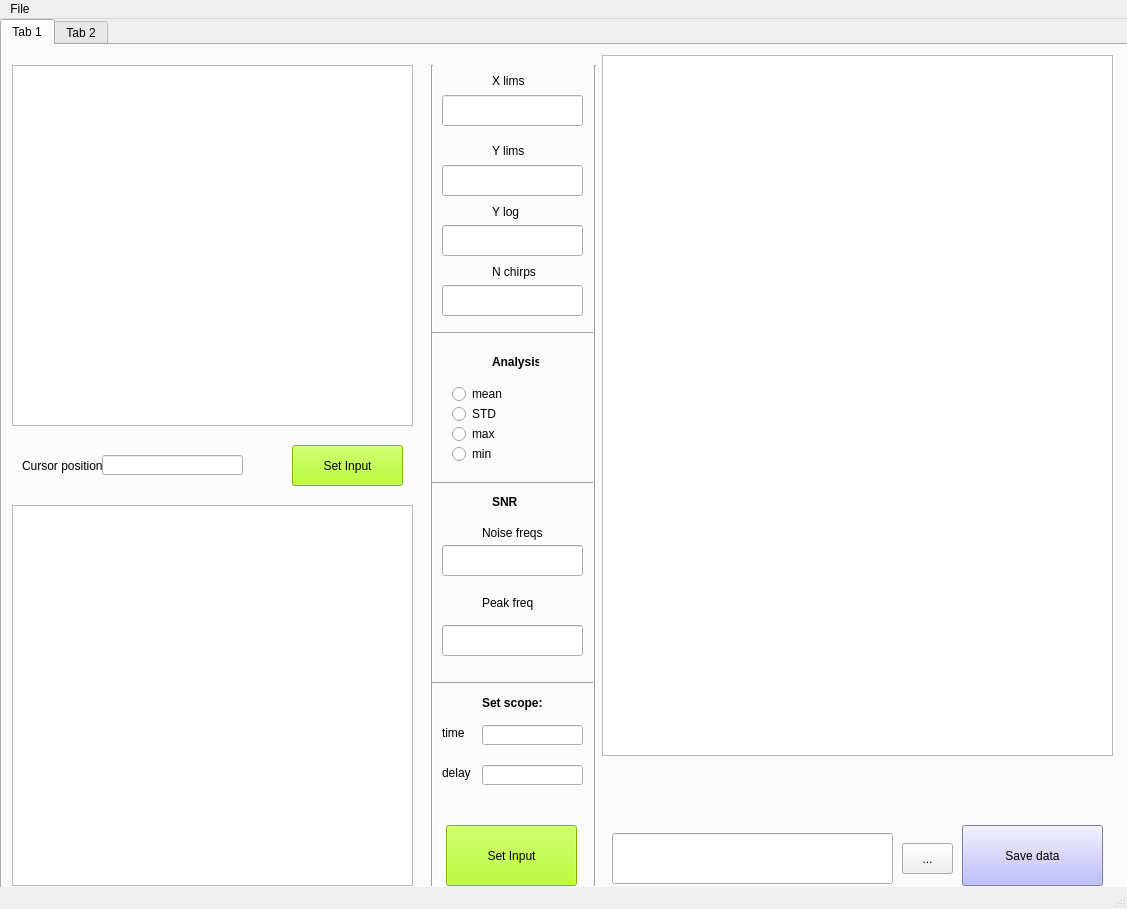
<?xml version="1.0" encoding="UTF-8"?>
<ui version="4.0">
 <class>MainWindow</class>
 <widget class="QMainWindow" name="MainWindow">
  <property name="geometry">
   <rect>
    <x>0</x>
    <y>0</y>
    <width>1127</width>
    <height>909</height>
   </rect>
  </property>
  <property name="windowTitle">
   <string>MainWindow</string>
  </property>
  <widget class="QWidget" name="centralwidget">
   <widget class="QTabWidget" name="tabWidget">
    <property name="geometry">
     <rect>
      <x>0</x>
      <y>0</y>
      <width>1131</width>
      <height>881</height>
     </rect>
    </property>
    <property name="currentIndex">
     <number>0</number>
    </property>
    <widget class="QWidget" name="tab">
     <attribute name="title">
      <string>Tab 1</string>
     </attribute>
     <widget class="QGraphicsView" name="graphicsView_5">
      <property name="geometry">
       <rect>
        <x>10</x>
        <y>20</y>
        <width>401</width>
        <height>361</height>
       </rect>
      </property>
     </widget>
     <widget class="QLabel" name="label_cursor">
      <property name="geometry">
       <rect>
        <x>20</x>
        <y>410</y>
        <width>81</width>
        <height>21</height>
       </rect>
      </property>
      <property name="text">
       <string>Cursor position</string>
      </property>
     </widget>
     <widget class="QLineEdit" name="cursor">
      <property name="geometry">
       <rect>
        <x>100</x>
        <y>410</y>
        <width>141</width>
        <height>20</height>
       </rect>
      </property>
     </widget>
     <widget class="QPushButton" name="pushButton_5">
      <property name="geometry">
       <rect>
        <x>290</x>
        <y>400</y>
        <width>111</width>
        <height>41</height>
       </rect>
      </property>
      <property name="styleSheet">
       <string notr="true">background-color: rgb(170, 255, 0);</string>
      </property>
      <property name="text">
       <string>Set Input</string>
      </property>
     </widget>
     <widget class="QGraphicsView" name="graphicsView_6">
      <property name="geometry">
       <rect>
        <x>10</x>
        <y>460</y>
        <width>401</width>
        <height>381</height>
       </rect>
      </property>
     </widget>
     <widget class="Line" name="line_2">
      <property name="geometry">
       <rect>
        <x>420</x>
        <y>20</y>
        <width>20</width>
        <height>821</height>
       </rect>
      </property>
      <property name="orientation">
       <enum>Qt::Vertical</enum>
      </property>
     </widget>
     <widget class="QLabel" name="label_X_lims">
      <property name="geometry">
       <rect>
        <x>490</x>
        <y>20</y>
        <width>41</width>
        <height>31</height>
       </rect>
      </property>
      <property name="text">
       <string>X lims</string>
      </property>
     </widget>
     <widget class="QLineEdit" name="X_lims">
      <property name="geometry">
       <rect>
        <x>440</x>
        <y>50</y>
        <width>141</width>
        <height>31</height>
       </rect>
      </property>
     </widget>
     <widget class="QLabel" name="label_Y_lims">
      <property name="geometry">
       <rect>
        <x>490</x>
        <y>90</y>
        <width>41</width>
        <height>31</height>
       </rect>
      </property>
      <property name="text">
       <string>Y lims</string>
      </property>
     </widget>
     <widget class="QLineEdit" name="Y_lims">
      <property name="geometry">
       <rect>
        <x>440</x>
        <y>120</y>
        <width>141</width>
        <height>31</height>
       </rect>
      </property>
     </widget>
     <widget class="QLabel" name="label_N_chirps">
      <property name="geometry">
       <rect>
        <x>490</x>
        <y>220</y>
        <width>47</width>
        <height>14</height>
       </rect>
      </property>
      <property name="text">
       <string>N chirps</string>
      </property>
     </widget>
     <widget class="QLineEdit" name="N_chirps">
      <property name="geometry">
       <rect>
        <x>440</x>
        <y>240</y>
        <width>141</width>
        <height>31</height>
       </rect>
      </property>
     </widget>
     <widget class="Line" name="line_3">
      <property name="geometry">
       <rect>
        <x>430</x>
        <y>280</y>
        <width>161</width>
        <height>16</height>
       </rect>
      </property>
      <property name="orientation">
       <enum>Qt::Horizontal</enum>
      </property>
     </widget>
     <widget class="QLabel" name="label_Analisis">
      <property name="geometry">
       <rect>
        <x>490</x>
        <y>310</y>
        <width>47</width>
        <height>14</height>
       </rect>
      </property>
      <property name="font">
       <font>
        <pointsize>9</pointsize>
        <weight>75</weight>
        <bold>true</bold>
       </font>
      </property>
      <property name="text">
       <string>Analysis:</string>
      </property>
     </widget>
     <widget class="QRadioButton" name="radioButton_mean">
      <property name="geometry">
       <rect>
        <x>450</x>
        <y>340</y>
        <width>74</width>
        <height>18</height>
       </rect>
      </property>
      <property name="text">
       <string>mean</string>
      </property>
     </widget>
     <widget class="QRadioButton" name="radioButton_STD">
      <property name="geometry">
       <rect>
        <x>450</x>
        <y>360</y>
        <width>74</width>
        <height>18</height>
       </rect>
      </property>
      <property name="text">
       <string>STD</string>
      </property>
     </widget>
     <widget class="QRadioButton" name="radioButton_max">
      <property name="geometry">
       <rect>
        <x>450</x>
        <y>380</y>
        <width>74</width>
        <height>18</height>
       </rect>
      </property>
      <property name="text">
       <string>max</string>
      </property>
     </widget>
     <widget class="QRadioButton" name="radioButton_min">
      <property name="geometry">
       <rect>
        <x>450</x>
        <y>400</y>
        <width>74</width>
        <height>18</height>
       </rect>
      </property>
      <property name="text">
       <string>min</string>
      </property>
     </widget>
     <widget class="Line" name="line_4">
      <property name="geometry">
       <rect>
        <x>430</x>
        <y>430</y>
        <width>161</width>
        <height>16</height>
       </rect>
      </property>
      <property name="orientation">
       <enum>Qt::Horizontal</enum>
      </property>
     </widget>
     <widget class="QLabel" name="label_SNR">
      <property name="geometry">
       <rect>
        <x>490</x>
        <y>450</y>
        <width>47</width>
        <height>14</height>
       </rect>
      </property>
      <property name="font">
       <font>
        <pointsize>9</pointsize>
        <weight>75</weight>
        <bold>true</bold>
       </font>
      </property>
      <property name="text">
       <string>SNR</string>
      </property>
     </widget>
     <widget class="QLabel" name="label_noiise">
      <property name="geometry">
       <rect>
        <x>480</x>
        <y>480</y>
        <width>61</width>
        <height>16</height>
       </rect>
      </property>
      <property name="text">
       <string>Noise freqs</string>
      </property>
     </widget>
     <widget class="QLineEdit" name="noiise">
      <property name="geometry">
       <rect>
        <x>440</x>
        <y>500</y>
        <width>141</width>
        <height>31</height>
       </rect>
      </property>
     </widget>
     <widget class="QLabel" name="label_peak">
      <property name="geometry">
       <rect>
        <x>480</x>
        <y>550</y>
        <width>51</width>
        <height>16</height>
       </rect>
      </property>
      <property name="text">
       <string>Peak freqs</string>
      </property>
     </widget>
     <widget class="QLineEdit" name="peak">
      <property name="geometry">
       <rect>
        <x>440</x>
        <y>580</y>
        <width>141</width>
        <height>31</height>
       </rect>
      </property>
     </widget>
     <widget class="Line" name="line_5">
      <property name="geometry">
       <rect>
        <x>430</x>
        <y>630</y>
        <width>161</width>
        <height>16</height>
       </rect>
      </property>
      <property name="orientation">
       <enum>Qt::Horizontal</enum>
      </property>
     </widget>
     <widget class="Line" name="line_6">
      <property name="geometry">
       <rect>
        <x>583</x>
        <y>20</y>
        <width>20</width>
        <height>821</height>
       </rect>
      </property>
      <property name="orientation">
       <enum>Qt::Vertical</enum>
      </property>
     </widget>
     <widget class="QPushButton" name="pushButton_6">
      <property name="geometry">
       <rect>
        <x>444</x>
        <y>780</y>
        <width>131</width>
        <height>61</height>
       </rect>
      </property>
      <property name="styleSheet">
       <string notr="true">background-color: rgb(170, 255, 0);</string>
      </property>
      <property name="text">
       <string>Set Input</string>
      </property>
     </widget>
     <widget class="QGraphicsView" name="graphicsView_7">
      <property name="geometry">
       <rect>
        <x>600</x>
        <y>10</y>
        <width>511</width>
        <height>701</height>
       </rect>
      </property>
     </widget>
     <widget class="QLineEdit" name="save_data">
      <property name="geometry">
       <rect>
        <x>610</x>
        <y>788</y>
        <width>281</width>
        <height>51</height>
       </rect>
      </property>
     </widget>
     <widget class="QToolButton" name="toolButton_save">
      <property name="geometry">
       <rect>
        <x>900</x>
        <y>798</y>
        <width>51</width>
        <height>31</height>
       </rect>
      </property>
      <property name="text">
       <string>...</string>
      </property>
     </widget>
     <widget class="QPushButton" name="pushButton_save">
      <property name="geometry">
       <rect>
        <x>960</x>
        <y>780</y>
        <width>141</width>
        <height>61</height>
       </rect>
      </property>
      <property name="styleSheet">
       <string notr="true">background-color: rgb(170, 170, 255);</string>
      </property>
      <property name="text">
       <string>Save data</string>
      </property>
     </widget>
     <widget class="QLineEdit" name="scope_delay_FFT">
      <property name="geometry">
       <rect>
        <x>480</x>
        <y>720</y>
        <width>101</width>
        <height>20</height>
       </rect>
      </property>
     </widget>
     <widget class="QLabel" name="label_scope_delay_FFT">
      <property name="geometry">
       <rect>
        <x>440</x>
        <y>720</y>
        <width>31</width>
        <height>16</height>
       </rect>
      </property>
      <property name="text">
       <string>delay</string>
      </property>
     </widget>
     <widget class="QLabel" name="label_scope_scale_FFT">
      <property name="geometry">
       <rect>
        <x>440</x>
        <y>680</y>
        <width>31</width>
        <height>16</height>
       </rect>
      </property>
      <property name="text">
       <string>time</string>
      </property>
     </widget>
     <widget class="QLineEdit" name="scope_scale_FFT">
      <property name="geometry">
       <rect>
        <x>480</x>
        <y>680</y>
        <width>101</width>
        <height>20</height>
       </rect>
      </property>
     </widget>
     <widget class="QLabel" name="label_set_scope_FFT">
      <property name="geometry">
       <rect>
        <x>480</x>
        <y>650</y>
        <width>71</width>
        <height>16</height>
       </rect>
      </property>
      <property name="font">
       <font>
        <pointsize>9</pointsize>
        <weight>75</weight>
        <bold>true</bold>
       </font>
      </property>
      <property name="text">
       <string>Set scope:</string>
      </property>
     </widget>
     <widget class="QLabel" name="label_ylog">
      <property name="geometry">
       <rect>
        <x>490</x>
        <y>160</y>
        <width>47</width>
        <height>14</height>
       </rect>
      </property>
      <property name="text">
       <string>Y log</string>
      </property>
     </widget>
     <widget class="QLineEdit" name="ylog">
      <property name="geometry">
       <rect>
        <x>440</x>
        <y>180</y>
        <width>141</width>
        <height>31</height>
       </rect>
      </property>
     </widget>
    </widget>
    <widget class="QWidget" name="tab_2">
     <attribute name="title">
      <string>Tab 2</string>
     </attribute>
     <widget class="QPushButton" name="pushButton">
      <property name="geometry">
       <rect>
        <x>40</x>
        <y>120</y>
        <width>111</width>
        <height>61</height>
       </rect>
      </property>
      <property name="font">
       <font>
        <pointsize>10</pointsize>
       </font>
      </property>
      <property name="styleSheet">
       <string notr="true">background-color: rgb(170, 255, 255);</string>
      </property>
      <property name="text">
       <string>Linearization</string>
      </property>
     </widget>
     <widget class="QPushButton" name="pushButton_2">
      <property name="geometry">
       <rect>
        <x>40</x>
        <y>250</y>
        <width>111</width>
        <height>61</height>
       </rect>
      </property>
      <property name="styleSheet">
       <string notr="true">background-color: rgb(170, 255, 255);</string>
      </property>
      <property name="text">
       <string>Cumsum flattening</string>
      </property>
     </widget>
     <widget class="QPushButton" name="pushButton_3">
      <property name="geometry">
       <rect>
        <x>40</x>
        <y>390</y>
        <width>111</width>
        <height>61</height>
       </rect>
      </property>
      <property name="styleSheet">
       <string notr="true">background-color: rgb(170, 255, 255);</string>
      </property>
      <property name="text">
       <string>Chip calib</string>
      </property>
     </widget>
     <widget class="QPushButton" name="pushButton_4">
      <property name="geometry">
       <rect>
        <x>250</x>
        <y>800</y>
        <width>151</width>
        <height>41</height>
       </rect>
      </property>
      <property name="styleSheet">
       <string notr="true">background-color: rgb(170, 255, 0);</string>
      </property>
      <property name="text">
       <string>Set Input</string>
      </property>
     </widget>
     <widget class="Line" name="line">
      <property name="geometry">
       <rect>
        <x>190</x>
        <y>40</y>
        <width>20</width>
        <height>811</height>
       </rect>
      </property>
      <property name="orientation">
       <enum>Qt::Vertical</enum>
      </property>
     </widget>
     <widget class="QGraphicsView" name="graphicsView">
      <property name="geometry">
       <rect>
        <x>490</x>
        <y>60</y>
        <width>256</width>
        <height>192</height>
       </rect>
      </property>
     </widget>
     <widget class="QGraphicsView" name="graphicsView_2">
      <property name="geometry">
       <rect>
        <x>840</x>
        <y>60</y>
        <width>256</width>
        <height>192</height>
       </rect>
      </property>
     </widget>
     <widget class="QGraphicsView" name="graphicsView_3">
      <property name="geometry">
       <rect>
        <x>490</x>
        <y>450</y>
        <width>256</width>
        <height>192</height>
       </rect>
      </property>
     </widget>
     <widget class="QGraphicsView" name="graphicsView_4">
      <property name="geometry">
       <rect>
        <x>850</x>
        <y>450</y>
        <width>256</width>
        <height>192</height>
       </rect>
      </property>
     </widget>
     <widget class="QToolButton" name="toolButton_calib">
      <property name="geometry">
       <rect>
        <x>430</x>
        <y>730</y>
        <width>23</width>
        <height>20</height>
       </rect>
      </property>
      <property name="text">
       <string>...</string>
      </property>
     </widget>
     <widget class="QToolButton" name="toolButton_linear">
      <property name="geometry">
       <rect>
        <x>420</x>
        <y>310</y>
        <width>23</width>
        <height>20</height>
       </rect>
      </property>
      <property name="text">
       <string>...</string>
      </property>
     </widget>
     <widget class="QToolButton" name="toolButton_flat">
      <property name="geometry">
       <rect>
        <x>420</x>
        <y>590</y>
        <width>23</width>
        <height>20</height>
       </rect>
      </property>
      <property name="text">
       <string>...</string>
      </property>
     </widget>
     <widget class="QLabel" name="label_scope_IP">
      <property name="geometry">
       <rect>
        <x>220</x>
        <y>0</y>
        <width>61</width>
        <height>16</height>
       </rect>
      </property>
      <property name="text">
       <string>Scope IP</string>
      </property>
     </widget>
     <widget class="QLineEdit" name="scope_IP">
      <property name="geometry">
       <rect>
        <x>350</x>
        <y>0</y>
        <width>113</width>
        <height>20</height>
       </rect>
      </property>
     </widget>
     <widget class="QLabel" name="label_sparta_IP">
      <property name="geometry">
       <rect>
        <x>220</x>
        <y>30</y>
        <width>81</width>
        <height>16</height>
       </rect>
      </property>
      <property name="text">
       <string>Sparta_IP</string>
      </property>
     </widget>
     <widget class="QLineEdit" name="sparta_IP">
      <property name="geometry">
       <rect>
        <x>350</x>
        <y>30</y>
        <width>113</width>
        <height>20</height>
       </rect>
      </property>
     </widget>
     <widget class="QLabel" name="label_iters">
      <property name="geometry">
       <rect>
        <x>220</x>
        <y>130</y>
        <width>111</width>
        <height>16</height>
       </rect>
      </property>
      <property name="text">
       <string># of iterations/vector</string>
      </property>
     </widget>
     <widget class="QLineEdit" name="iters">
      <property name="geometry">
       <rect>
        <x>350</x>
        <y>130</y>
        <width>113</width>
        <height>20</height>
       </rect>
      </property>
     </widget>
     <widget class="QLabel" name="label_slice_ignore">
      <property name="geometry">
       <rect>
        <x>220</x>
        <y>160</y>
        <width>81</width>
        <height>16</height>
       </rect>
      </property>
      <property name="text">
       <string>Slices to ignore</string>
      </property>
     </widget>
     <widget class="QLineEdit" name="slice_ignore">
      <property name="geometry">
       <rect>
        <x>350</x>
        <y>160</y>
        <width>113</width>
        <height>20</height>
       </rect>
      </property>
     </widget>
     <widget class="QLabel" name="label_BW_range">
      <property name="geometry">
       <rect>
        <x>220</x>
        <y>190</y>
        <width>71</width>
        <height>16</height>
       </rect>
      </property>
      <property name="text">
       <string>BW range</string>
      </property>
     </widget>
     <widget class="QLineEdit" name="sub_pulse_times">
      <property name="geometry">
       <rect>
        <x>350</x>
        <y>220</y>
        <width>113</width>
        <height>20</height>
       </rect>
      </property>
     </widget>
     <widget class="QLabel" name="label_target_freq">
      <property name="geometry">
       <rect>
        <x>220</x>
        <y>250</y>
        <width>91</width>
        <height>16</height>
       </rect>
      </property>
      <property name="text">
       <string>Target Frequency</string>
      </property>
     </widget>
     <widget class="QLineEdit" name="target_freq">
      <property name="geometry">
       <rect>
        <x>350</x>
        <y>250</y>
        <width>113</width>
        <height>20</height>
       </rect>
      </property>
     </widget>
     <widget class="QLabel" name="label_set_scope_lin">
      <property name="geometry">
       <rect>
        <x>220</x>
        <y>280</y>
        <width>61</width>
        <height>20</height>
       </rect>
      </property>
      <property name="text">
       <string>Set scope:</string>
      </property>
     </widget>
     <widget class="QLabel" name="label_scope_scale_lin">
      <property name="geometry">
       <rect>
        <x>280</x>
        <y>280</y>
        <width>31</width>
        <height>16</height>
       </rect>
      </property>
      <property name="text">
       <string>time</string>
      </property>
     </widget>
     <widget class="QLineEdit" name="scope_scale_lin">
      <property name="geometry">
       <rect>
        <x>310</x>
        <y>280</y>
        <width>51</width>
        <height>20</height>
       </rect>
      </property>
     </widget>
     <widget class="QLabel" name="label_scope_delay_lin">
      <property name="geometry">
       <rect>
        <x>380</x>
        <y>280</y>
        <width>31</width>
        <height>16</height>
       </rect>
      </property>
      <property name="text">
       <string>delay</string>
      </property>
     </widget>
     <widget class="QLineEdit" name="scope_delay_lin">
      <property name="geometry">
       <rect>
        <x>410</x>
        <y>280</y>
        <width>51</width>
        <height>20</height>
       </rect>
      </property>
     </widget>
     <widget class="QLabel" name="label_lin_file_name">
      <property name="geometry">
       <rect>
        <x>220</x>
        <y>310</y>
        <width>47</width>
        <height>14</height>
       </rect>
      </property>
      <property name="text">
       <string>Llin file</string>
      </property>
     </widget>
     <widget class="QLineEdit" name="lin_file_name">
      <property name="geometry">
       <rect>
        <x>280</x>
        <y>310</y>
        <width>113</width>
        <height>20</height>
       </rect>
      </property>
     </widget>
     <widget class="QLabel" name="label_by_D2S">
      <property name="geometry">
       <rect>
        <x>220</x>
        <y>380</y>
        <width>71</width>
        <height>16</height>
       </rect>
      </property>
      <property name="text">
       <string>Calib by D2S</string>
      </property>
     </widget>
     <widget class="QLineEdit" name="by_D2S">
      <property name="geometry">
       <rect>
        <x>350</x>
        <y>380</y>
        <width>113</width>
        <height>20</height>
       </rect>
      </property>
     </widget>
     <widget class="QLabel" name="label_V0">
      <property name="geometry">
       <rect>
        <x>220</x>
        <y>410</y>
        <width>21</width>
        <height>16</height>
       </rect>
      </property>
      <property name="text">
       <string>V0</string>
      </property>
     </widget>
     <widget class="QLineEdit" name="V0">
      <property name="geometry">
       <rect>
        <x>280</x>
        <y>410</y>
        <width>51</width>
        <height>20</height>
       </rect>
      </property>
     </widget>
     <widget class="QLabel" name="label_Kd">
      <property name="geometry">
       <rect>
        <x>390</x>
        <y>410</y>
        <width>21</width>
        <height>16</height>
       </rect>
      </property>
      <property name="text">
       <string>Kd</string>
      </property>
     </widget>
     <widget class="QLineEdit" name="Kd">
      <property name="geometry">
       <rect>
        <x>410</x>
        <y>410</y>
        <width>51</width>
        <height>20</height>
       </rect>
      </property>
     </widget>
     <widget class="QLabel" name="label_Kp">
      <property name="geometry">
       <rect>
        <x>220</x>
        <y>440</y>
        <width>21</width>
        <height>16</height>
       </rect>
      </property>
      <property name="text">
       <string>Kp</string>
      </property>
     </widget>
     <widget class="QLineEdit" name="Kp">
      <property name="geometry">
       <rect>
        <x>280</x>
        <y>440</y>
        <width>51</width>
        <height>20</height>
       </rect>
      </property>
     </widget>
     <widget class="QLabel" name="label_Ki">
      <property name="geometry">
       <rect>
        <x>390</x>
        <y>440</y>
        <width>21</width>
        <height>16</height>
       </rect>
      </property>
      <property name="text">
       <string>Ki</string>
      </property>
     </widget>
     <widget class="QLineEdit" name="Ki">
      <property name="geometry">
       <rect>
        <x>410</x>
        <y>440</y>
        <width>51</width>
        <height>20</height>
       </rect>
      </property>
     </widget>
     <widget class="QLabel" name="label_flat_file_name">
      <property name="geometry">
       <rect>
        <x>220</x>
        <y>590</y>
        <width>41</width>
        <height>16</height>
       </rect>
      </property>
      <property name="text">
       <string>Flat file</string>
      </property>
     </widget>
     <widget class="QLineEdit" name="flat_file_name">
      <property name="geometry">
       <rect>
        <x>280</x>
        <y>590</y>
        <width>113</width>
        <height>20</height>
       </rect>
      </property>
     </widget>
     <widget class="QLabel" name="label_Vbias">
      <property name="geometry">
       <rect>
        <x>220</x>
        <y>670</y>
        <width>31</width>
        <height>16</height>
       </rect>
      </property>
      <property name="text">
       <string>Vbias</string>
      </property>
     </widget>
     <widget class="QLineEdit" name="Vbias">
      <property name="geometry">
       <rect>
        <x>350</x>
        <y>670</y>
        <width>113</width>
        <height>20</height>
       </rect>
      </property>
     </widget>
     <widget class="QLabel" name="label_sheet_name">
      <property name="geometry">
       <rect>
        <x>220</x>
        <y>760</y>
        <width>61</width>
        <height>16</height>
       </rect>
      </property>
      <property name="text">
       <string>Sheet Name</string>
      </property>
     </widget>
     <widget class="QLineEdit" name="sheet_name">
      <property name="geometry">
       <rect>
        <x>350</x>
        <y>760</y>
        <width>113</width>
        <height>20</height>
       </rect>
      </property>
     </widget>
     <widget class="QLabel" name="label_set_scope_chip">
      <property name="geometry">
       <rect>
        <x>220</x>
        <y>700</y>
        <width>61</width>
        <height>20</height>
       </rect>
      </property>
      <property name="text">
       <string>Set scope:</string>
      </property>
     </widget>
     <widget class="QLabel" name="label_scope_scale_chip">
      <property name="geometry">
       <rect>
        <x>290</x>
        <y>700</y>
        <width>31</width>
        <height>16</height>
       </rect>
      </property>
      <property name="text">
       <string>time</string>
      </property>
     </widget>
     <widget class="QLineEdit" name="scope_scale_chip">
      <property name="geometry">
       <rect>
        <x>320</x>
        <y>700</y>
        <width>51</width>
        <height>20</height>
       </rect>
      </property>
     </widget>
     <widget class="QLabel" name="label_scope_delay_chip">
      <property name="geometry">
       <rect>
        <x>380</x>
        <y>700</y>
        <width>31</width>
        <height>16</height>
       </rect>
      </property>
      <property name="text">
       <string>delay</string>
      </property>
     </widget>
     <widget class="QLineEdit" name="scope_delay_chip">
      <property name="geometry">
       <rect>
        <x>410</x>
        <y>700</y>
        <width>51</width>
        <height>20</height>
       </rect>
      </property>
     </widget>
     <widget class="QLabel" name="label_calib_file_name">
      <property name="geometry">
       <rect>
        <x>220</x>
        <y>730</y>
        <width>47</width>
        <height>14</height>
       </rect>
      </property>
      <property name="text">
       <string>Calib file</string>
      </property>
     </widget>
     <widget class="QLineEdit" name="calib_file_name">
      <property name="geometry">
       <rect>
        <x>290</x>
        <y>730</y>
        <width>113</width>
        <height>20</height>
       </rect>
      </property>
     </widget>
     <widget class="QLabel" name="label_lin_dat">
      <property name="geometry">
       <rect>
        <x>310</x>
        <y>70</y>
        <width>91</width>
        <height>16</height>
       </rect>
      </property>
      <property name="font">
       <font>
        <pointsize>9</pointsize>
        <weight>75</weight>
        <bold>true</bold>
       </font>
      </property>
      <property name="text">
       <string>Linearization</string>
      </property>
     </widget>
     <widget class="QLabel" name="label_cums_dat">
      <property name="geometry">
       <rect>
        <x>320</x>
        <y>350</y>
        <width>71</width>
        <height>16</height>
       </rect>
      </property>
      <property name="font">
       <font>
        <pointsize>9</pointsize>
        <weight>75</weight>
        <bold>true</bold>
       </font>
      </property>
      <property name="text">
       <string>Flattening</string>
      </property>
     </widget>
     <widget class="QLabel" name="label_chip_dat">
      <property name="geometry">
       <rect>
        <x>310</x>
        <y>640</y>
        <width>101</width>
        <height>16</height>
       </rect>
      </property>
      <property name="font">
       <font>
        <pointsize>9</pointsize>
        <weight>75</weight>
        <bold>true</bold>
       </font>
      </property>
      <property name="text">
       <string>Chip Calibration</string>
      </property>
     </widget>
     <widget class="QLineEdit" name="scope_scale_flat">
      <property name="geometry">
       <rect>
        <x>320</x>
        <y>560</y>
        <width>51</width>
        <height>20</height>
       </rect>
      </property>
     </widget>
     <widget class="QLabel" name="label_scope_scale_flat">
      <property name="geometry">
       <rect>
        <x>290</x>
        <y>560</y>
        <width>31</width>
        <height>16</height>
       </rect>
      </property>
      <property name="text">
       <string>time</string>
      </property>
     </widget>
     <widget class="QLabel" name="label_scope_delay_flat">
      <property name="geometry">
       <rect>
        <x>380</x>
        <y>560</y>
        <width>31</width>
        <height>16</height>
       </rect>
      </property>
      <property name="text">
       <string>delay</string>
      </property>
     </widget>
     <widget class="QLineEdit" name="scope_delay_flat">
      <property name="geometry">
       <rect>
        <x>410</x>
        <y>560</y>
        <width>51</width>
        <height>20</height>
       </rect>
      </property>
     </widget>
     <widget class="QLabel" name="label_set_scope_flat">
      <property name="geometry">
       <rect>
        <x>220</x>
        <y>560</y>
        <width>61</width>
        <height>20</height>
       </rect>
      </property>
      <property name="text">
       <string>Set scope:</string>
      </property>
     </widget>
     <widget class="QLabel" name="label_smooth_win">
      <property name="geometry">
       <rect>
        <x>340</x>
        <y>470</y>
        <width>61</width>
        <height>16</height>
       </rect>
      </property>
      <property name="text">
       <string>Smooth win.</string>
      </property>
     </widget>
     <widget class="QLineEdit" name="err_min">
      <property name="geometry">
       <rect>
        <x>280</x>
        <y>470</y>
        <width>51</width>
        <height>20</height>
       </rect>
      </property>
     </widget>
     <widget class="QLineEdit" name="smooth_win">
      <property name="geometry">
       <rect>
        <x>410</x>
        <y>470</y>
        <width>51</width>
        <height>20</height>
       </rect>
      </property>
     </widget>
     <widget class="QLabel" name="label_err_min">
      <property name="geometry">
       <rect>
        <x>220</x>
        <y>470</y>
        <width>41</width>
        <height>16</height>
       </rect>
      </property>
      <property name="text">
       <string>Err min</string>
      </property>
     </widget>
     <widget class="QLabel" name="label_flatness_crit">
      <property name="geometry">
       <rect>
        <x>360</x>
        <y>500</y>
        <width>51</width>
        <height>16</height>
       </rect>
      </property>
      <property name="text">
       <string>Flat. crit.</string>
      </property>
     </widget>
     <widget class="QLineEdit" name="first_correction_ind">
      <property name="geometry">
       <rect>
        <x>280</x>
        <y>500</y>
        <width>51</width>
        <height>20</height>
       </rect>
      </property>
     </widget>
     <widget class="QLineEdit" name="flatness_crit">
      <property name="geometry">
       <rect>
        <x>410</x>
        <y>500</y>
        <width>51</width>
        <height>20</height>
       </rect>
      </property>
     </widget>
     <widget class="QLabel" name="label_first_correction_ind">
      <property name="geometry">
       <rect>
        <x>220</x>
        <y>500</y>
        <width>61</width>
        <height>16</height>
       </rect>
      </property>
      <property name="text">
       <string>0 offset ind</string>
      </property>
     </widget>
     <widget class="QLineEdit" name="BW_range">
      <property name="geometry">
       <rect>
        <x>350</x>
        <y>190</y>
        <width>113</width>
        <height>20</height>
       </rect>
      </property>
     </widget>
     <widget class="QLabel" name="label_sub_pulse_times">
      <property name="geometry">
       <rect>
        <x>220</x>
        <y>220</y>
        <width>91</width>
        <height>16</height>
       </rect>
      </property>
      <property name="text">
       <string>Sub pulse times</string>
      </property>
     </widget>
     <widget class="QLineEdit" name="Nchirps_to_average">
      <property name="geometry">
       <rect>
        <x>410</x>
        <y>100</y>
        <width>51</width>
        <height>20</height>
       </rect>
      </property>
     </widget>
     <widget class="QLabel" name="label_Nchirps">
      <property name="geometry">
       <rect>
        <x>220</x>
        <y>100</y>
        <width>41</width>
        <height>16</height>
       </rect>
      </property>
      <property name="text">
       <string>Nchirps</string>
      </property>
     </widget>
     <widget class="QLabel" name="label_Nchirps_to_average">
      <property name="geometry">
       <rect>
        <x>330</x>
        <y>100</y>
        <width>81</width>
        <height>16</height>
       </rect>
      </property>
      <property name="text">
       <string>Nchirps to ave.</string>
      </property>
     </widget>
     <widget class="QLineEdit" name="Nchirps">
      <property name="geometry">
       <rect>
        <x>270</x>
        <y>100</y>
        <width>51</width>
        <height>20</height>
       </rect>
      </property>
     </widget>
     <widget class="QLabel" name="label_Tos">
      <property name="geometry">
       <rect>
        <x>220</x>
        <y>530</y>
        <width>81</width>
        <height>16</height>
       </rect>
      </property>
      <property name="text">
       <string>Cor. start time</string>
      </property>
     </widget>
     <widget class="QLineEdit" name="Tos">
      <property name="geometry">
       <rect>
        <x>350</x>
        <y>530</y>
        <width>111</width>
        <height>20</height>
       </rect>
      </property>
     </widget>
    </widget>
   </widget>
  </widget>
  <widget class="QMenuBar" name="menubar">
   <property name="geometry">
    <rect>
     <x>0</x>
     <y>0</y>
     <width>1127</width>
     <height>22</height>
    </rect>
   </property>
   <widget class="QMenu" name="menuFile">
    <property name="title">
     <string>File</string>
    </property>
    <addaction name="actionOpen"/>
    <addaction name="actionSave"/>
    <addaction name="actionSave_as"/>
    <addaction name="actionExit"/>
   </widget>
   <addaction name="menuFile"/>
  </widget>
  <widget class="QStatusBar" name="statusbar"/>
  <action name="actionOpen">
   <property name="text">
    <string>Open</string>
   </property>
  </action>
  <action name="actionSave">
   <property name="text">
    <string>Save</string>
   </property>
  </action>
  <action name="actionSave_as">
   <property name="text">
    <string>Save as</string>
   </property>
  </action>
  <action name="actionExit">
   <property name="text">
    <string>Exit</string>
   </property>
  </action>
 </widget>
 <resources/>
 <connections/>
</ui>
